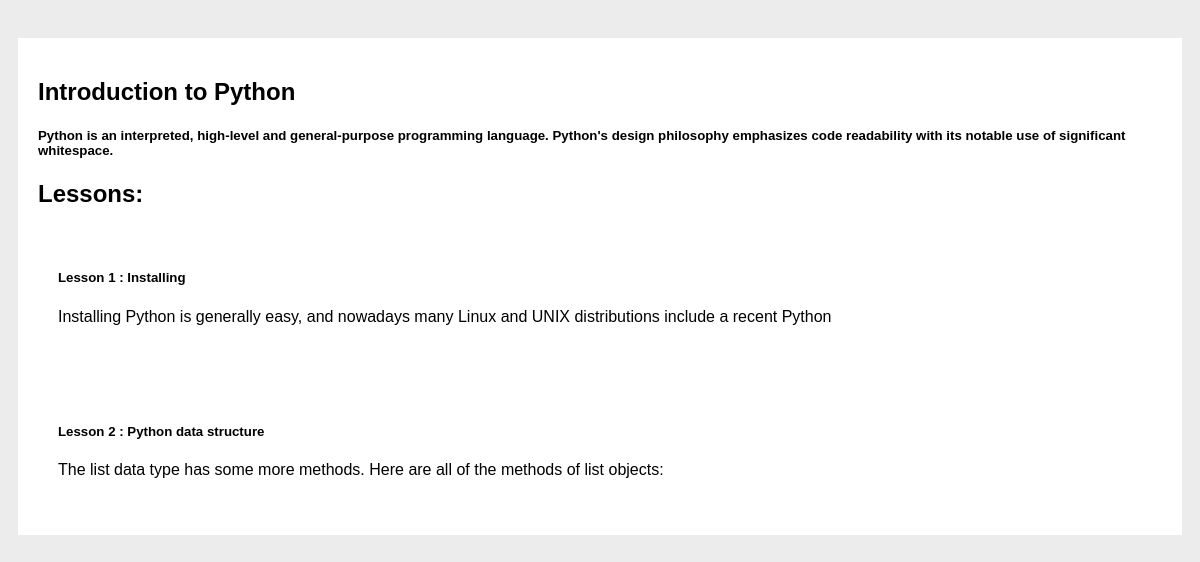
/onlinecourse/course/2/, run on the app's committed database.
### onlinecourse/models.py (models this page shows, shortened)
class Course(models.Model):
    name = models.CharField(null=False, max_length=30, default='online course')
    image = models.ImageField(upload_to='course_images/')
    description = models.CharField(max_length=1000)
    pub_date = models.DateField(null=True)
    instructors = models.ManyToManyField(Instructor)
    users = models.ManyToManyField(settings.AUTH_USER_MODEL, through='Enrollment')
    total_enrollment = models.IntegerField(default=0)
    is_enrolled = False

class Lesson(models.Model):
    title = models.CharField(max_length=200, default="title")
    order = models.IntegerField(default=0)
    course = models.ForeignKey(Course, on_delete=models.CASCADE)
    content = models.TextField()

### onlinecourse/views.py (the view)
# urls.py: path('course/<int:course_id>/', views.course_details, name='course_details'),
def course_details(request, course_id):
    context = {}
    if request.method == 'GET':
        try:
            course = Course.objects.get(pk=course_id)
            context['course'] = course
            return render(request, 'onlinecourse/course_detail.html', context)
        except Course.DoesNotExist:
            raise Http404("No course matches the given id.")

### onlinecourse/templates/onlinecourse/course_detail.html (shortened to what this page needs)
<!DOCTYPE html>
<html lang="en">
<head>
    {% load static %}
    <link rel="stylesheet" type="text/css" href="{% static 'onlinecourse/course.css' %}">
</head>
<body>
 <div class="card">
      <h2>{{ course.name }}</h2>
      <h5>{{ course.description }}</h5>
         <h2>Lessons: </h2>
    {% for lesson in course.lesson_set.all %}
         <div class="card">
              <h5>Lesson {{ lesson.order }} : {{ lesson.title }}</h5>
              <p>{{ lesson.content }}</p>
         </div>
    {% endfor %}
 </div>
</body>
</html>

### onlinecourse/static/onlinecourse/course.css (style rules this page uses)
body { font-family: Arial, Helvetica, sans-serif; }
* { box-sizing: border-box }
body { font-family: Arial; padding: 10px; background: #ececec; }
.card { background-color: white; padding: 20px; margin-top: 20px; }

### data on the page
Course: name "Introduction to Python", description "Python is an interpreted, high-level and general-purpose programming language. Python's design philosophy emphasizes code readability with its notable use of significant whitespace."
Lesson: order "1", title "Installing", content "Installing Python is generally easy, and nowadays many Linux and UNIX distributions include a recent Python"
Lesson: order "2", title "Python data structure", content "The list data type has some more methods. Here are all of the methods of list objects:"
